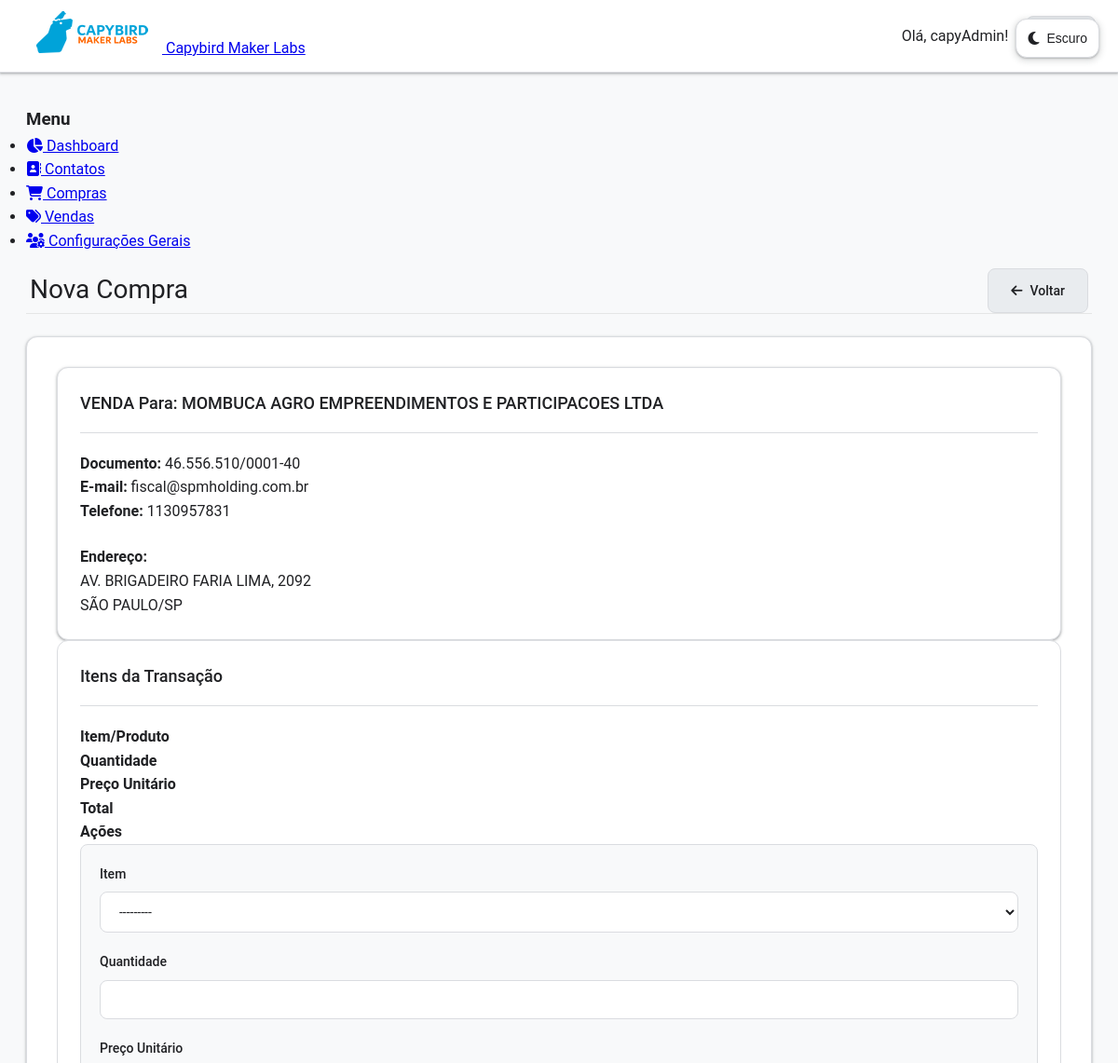
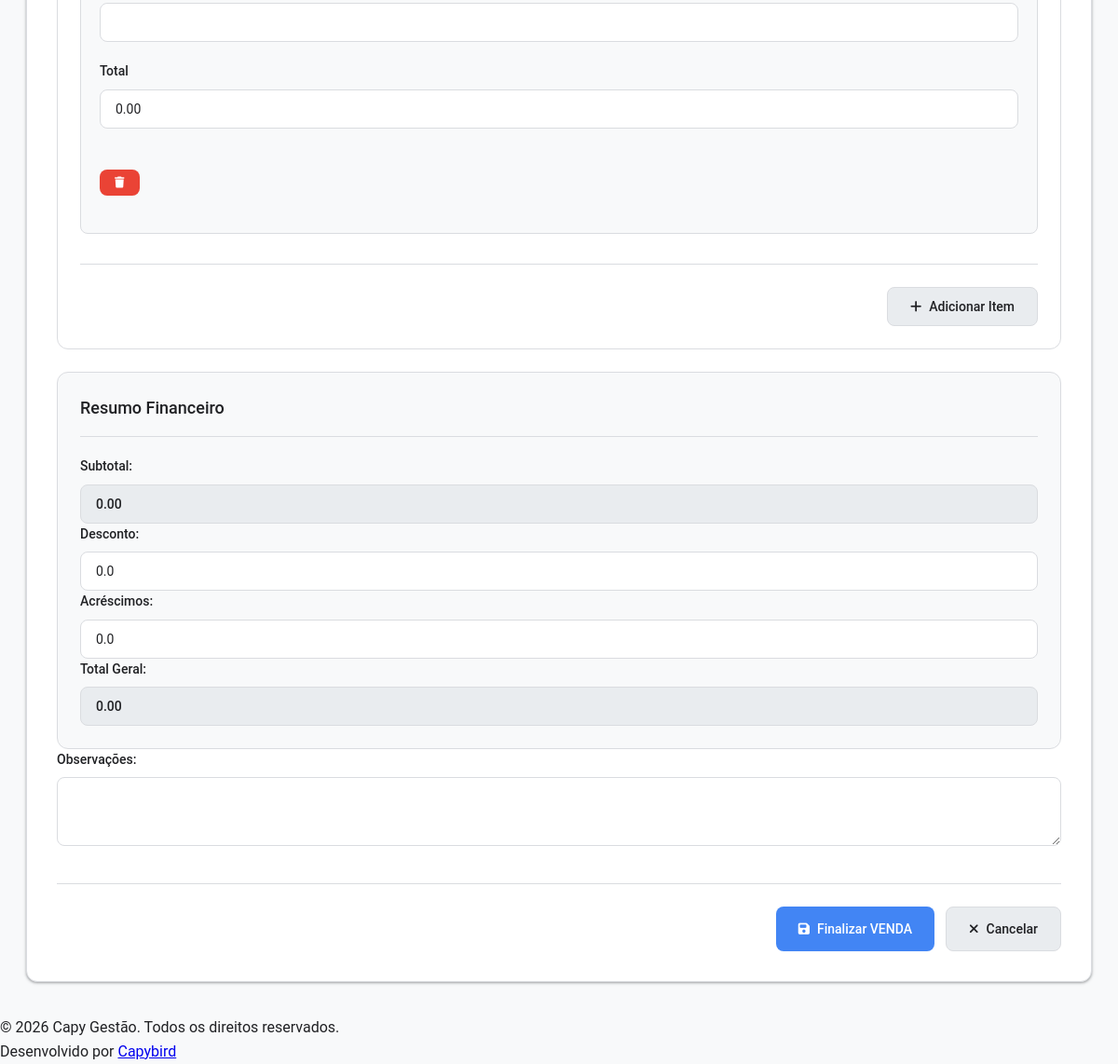
The page /VENDAS/14/nova/ (signed in) on the database its author committed (2 pictures, top to bottom).
### contacts/models.py (models this page shows, shortened)
class Contact(models.Model):
    class PersonType(models.TextChoices):
        INDIVIDUAL = "PF", _("Pessoa Física")
        LEGAL = "PJ", _("Pessoa Jurídica")
    class OrganizationType(models.TextChoices):
        SYSTEM_HOLDER = "HOLDER", _("Gestor do Sistema")  # A sua empresa
        CLIENT = "CLIENT", _("Cliente")  # As empresas clientes
        OTHER = "OTHER", _("Outro")  # Outros tipos de contato PJ
    name = models.CharField(max_length=255, verbose_name=_("Nome Completo"))
    email = models.EmailField(max_length=255, unique=True)
    phone = models.CharField(
        max_length=20,
        blank=True,
        null=True,
        verbose_name=_("Telefone"),
        validators=[
            RegexValidator(
                regex=r'^\+?1?\d{9,15}$',
                message=_("O número de telefone deve estar no formato: '+999999999'. Até 15 dígitos permitidos.")
            )
        ]
    )
    person_type = models.CharField(
        max_length=2,
        choices=PersonType.choices,
        default=PersonType.INDIVIDUAL,
        verbose_name=_("Tipo de Pessoa"),
        db_index=True,
    )
    document = models.CharField(
        max_length=18,
        unique=True,
        blank=True,
        null=True,
        verbose_name=_("CPF/CNPJ"),
        db_index=True,
    )
    is_active = models.BooleanField(default=True, verbose_name=_("Ativo"))
    user = models.OneToOneField(
        User,
        on_delete=models.SET_NULL,
        null=True,
        blank=True,
        verbose_name=_("Usuário Associado"),
        related_name="contact_profile",
    )
    company = models.ForeignKey(
        "self",
        on_delete=models.SET_NULL,
        null=True,
        blank=True,
        verbose_name="Empresa Associada (PJ)",
        limit_choices_to={
            "person_type": "PJ"
        },  # Garante que só PJs possam ser selecionadas aqui
    )
    created_at = models.DateTimeField(auto_now_add=True)
    updated_at = models.DateTimeField(auto_now=True)
    class Meta:
        verbose_name = "Contato"
        verbose_name_plural = "Contatos"
        ordering = ["name"]
    class OrganizationType(models.TextChoices):
        SYSTEM_HOLDER = "HOLDER", "Gestor do Sistema"  # A sua empresa
        CLIENT = "CLIENT", "Cliente"  # As empresas clientes
        OTHER = "OTHER", "Outro"  # Outros tipos de contato PJ
    organization_type = models.CharField(
        max_length=10,
        choices=OrganizationType.choices,
        default=OrganizationType.OTHER,
        verbose_name="Classificação da Organização",
        blank=True,
    )
    logo = models.ImageField(
        upload_to="logos/", null=True, blank=True, verbose_name="Logomarca da Empresa"
    )

class Address(models.Model):
    contact = models.ForeignKey(
        "Contact", related_name="addresses", on_delete=models.CASCADE
    )
    type_address = models.CharField(
        max_length=50,
        choices=[
            ("residential", "Residencial"),
            ("commercial", "Comercial"),
            ("billing", "Cobrança"),
            ("shipping", "Entrega"),
        ],
        default="Comercial",
        verbose_name="Tipo de Endereço",
    )
    street = models.CharField(max_length=255, verbose_name="Logradouro")
    number = models.CharField(max_length=20, verbose_name="Número")
    complement = models.CharField(
        max_length=100, blank=True, null=True, verbose_name="Complemento"
    )
    neighborhood = models.CharField(max_length=100, verbose_name="Bairro")
    city = models.CharField(max_length=100, verbose_name="Cidade")
    state = models.CharField(max_length=2, verbose_name="UF")  # Sigla do estado, ex: SP
    zip_code = models.CharField(max_length=9, verbose_name="CEP")  # Formato 12345-678
    country = models.CharField(max_length=50, default="Brasil", verbose_name="País")
    class Meta:
        verbose_name = "Endereço"
        verbose_name_plural = "Endereços"
        ordering = ["type_address", "city", "neighborhood"]

### transactions/views.py (the view, shortened to what this page needs)
class TransactionCreateView(LoginRequiredMixin, CreateView):
    model = Transaction
    form_class = TransactionForm
    template_name = "transactions/transaction_form.html"
    def get_context_data(self, **kwargs):
        context = super().get_context_data(**kwargs)
        ttype = self.kwargs["transaction_type"]
        contact_pk = self.kwargs["contact_pk"]
        contact = get_object_or_404(Contact, pk=contact_pk)
        context["contact"] = contact
        context["transaction_type"] = ttype
        context["title"] = "Nova Venda" if ttype == "vendas" else "Nova Compra"
        if self.request.POST:
            context["formset"] = TransactionItemFormSet(
                self.request.POST, prefix="items"
            )
        else:
            context["formset"] = TransactionItemFormSet(prefix="items")
        return context
    def get_form(self, form_class=None):
        form = super().get_form(form_class)
        form.fields.pop("contact", None)
        return form

### transactions/forms.py
class TransactionForm(forms.ModelForm):
    class Meta:
        model = Transaction
        fields = ["contact", "notes", "discount", "additions"]
        widgets = {
            "contact": forms.Select(attrs={"class": "form-control"}),
            "notes": forms.Textarea(attrs={"class": "form-control", "rows": 3}),
            "discount": forms.NumberInput(
                attrs={"class": "form-control total-field", "id": "discount"}
            ),
            "additions": forms.NumberInput(
                attrs={"class": "form-control total-field", "id": "additions"}
            ),
        }

### core_app/context_processors.py (called while the page is built, shortened)
def system_branding_processor(request):
    HOLDER_CACHE_KEY = "system_holder_branding"
    holder_data = cache.get(HOLDER_CACHE_KEY)
    if not holder_data:
        try:
            system_holder = Contact.objects.get(
                organization_type=Contact.OrganizationType.SYSTEM_HOLDER
            )
            holder_data = {
                "system_holder_name": system_holder.name,
                "system_holder_logo": system_holder.logo,
            }
            cache.set(HOLDER_CACHE_KEY, holder_data, 3600)
        except Contact.DoesNotExist:
            holder_data = {
                "system_holder_name": "CAPY GESTÃO",
                "system_holder_logo": None,
            }
    return holder_data

### inventory/models.py (called while the page is built)
    def __str__(self):
        return self.name

### templates/transactions/transaction_form.html (shortened to what this page needs)
{% extends 'app_base.html' %}
{% block app_content %}
<div class="management-header">
    <h1>{{ title }}</h1>
    <div class="management-actions">
        <a href="{% url 'contact_selection' transaction_type=transaction_type %}" class="btn btn-secondary">
            <i class="fas fa-arrow-left"></i> Voltar
        </a>
    </div>
</div>
<form method="post" class="form-container">
    <div class="detail-card">
        <div class="card-header">
            <h3>{{ transaction_type|slice:":-1"|capfirst }} Para: {{ contact.name }}</h3>
        </div>
        <div class="detail-grid">
            <div>
                <p><strong>Documento:</strong> {{ contact.document|default:"-" }}</p>
                <p><strong>E-mail:</strong> {{ contact.email }}</p>
                <p><strong>Telefone:</strong> {{ contact.phone|default:"-" }}</p>
            </div>
            {% with contact.addresses.first as address %}
                {% if address %}
                <div>
                    <p><strong>Endereço:</strong></p>
                    <p>{{ address.street }}, {{ address.number }}</p>
                    <p>{{ address.city }}/{{ address.state }}</p>
                </div>
                {% endif %}
            {% endwith %}
        </div>
    </div>
    <div class="formset-container">
        <div class="card-header">
            <h3>Itens da Transação</h3>
        </div>
        <div class="item-header">
            <div class="item-header-grid">
                <div><strong>Item/Produto</strong></div>
                <div><strong>Quantidade</strong></div>
                <div><strong>Preço Unitário</strong></div>
                <div><strong>Total</strong></div>
                <div><strong>Ações</strong></div>
            </div>
        </div>
        <div id="item-formset">
            {% for form in formset %}
            <div class="item-row">
                <div class="item-fields">
                    <div class="form-group">
                        <label>{{ form.item.label }}</label>
                        {{ form.item }}
                    </div>
                    <div class="form-group">
                        <label>{{ form.quantity.label }}</label>
                        {{ form.quantity }}
                    </div>
                    <div class="form-group">
                        <label>{{ form.unit_price.label }}</label>
                        {{ form.unit_price }}
                    </div>
                    <div class="form-group">
                        <label>Total</label>
                        <input type="text" class="form-control item-total" readonly>
                    </div>
                    <div class="form-group">
                        {% if form.instance.pk %}
                            <label>Excluir</label>
                            <div class="delete-form">
                                {{ form.DELETE }}
                                <label for="{{ form.DELETE.id_for_label }}">Remover</label>
                            </div>
                        {% else %}
                            <button type="button" class="btn btn-danger btn-sm remove-item" style="margin-top: 24px;">
                                <i class="fas fa-trash"></i>
                            </button>
                        {% endif %}
                    </div>
                </div>
            </div>
            {% endfor %}
        </div>
        <div class="form-actions">
            <button type="button" id="add-item-btn" class="btn btn-secondary">
                <i class="fas fa-plus"></i> Adicionar Item
            </button>
        </div>
    </div>
    <div class="totals-section">
        <div class="card-header">
            <h3>Resumo Financeiro</h3>
        </div>
        <div class="totals-grid">
            <div class="total-item">
                <label for="subtotal">Subtotal:</label>
                <input type="text" id="subtotal" class="form-control" readonly>
            </div>
            <div class="total-item">
                {{ form.discount.label_tag }}
                {{ form.discount }}
            </div>
            <div class="total-item">
                {{ form.additions.label_tag }}
                {{ form.additions }}
            </div>
            <div class="total-item grand-total">
                <label for="grand-total">Total Geral:</label>
                <input type="text" id="grand-total" class="form-control" readonly>
            </div>
        </div>
    </div>
    <div class="form-group">
        {{ form.notes.label_tag }}
        {{ form.notes }}
    </div>
    <div class="form-actions">
        <button type="submit" class="btn btn-primary">
            <i class="fas fa-save"></i> Finalizar {{ transaction_type|slice:":-1"|capfirst }}
        </button>
        <a href="{% url 'contact_selection' transaction_type=transaction_type %}" class="btn btn-secondary">
            <i class="fas fa-times"></i> Cancelar
        </a>
    </div>
</form>
{% endblock %}

### templates/base.html (shortened to what this page needs)
{% load static %}
<!DOCTYPE html>
<html lang="pt-br" data-theme="light">
<head>
    <link rel="stylesheet" href="{% static 'css/style.css' %}">
    <link rel="stylesheet" href="https://cdnjs.cloudflare.com/ajax/libs/font-awesome/6.5.0/css/all.min.css">
</head>
<body>
    <header>
        <nav class="navbar">
            <div class="text-2xl font-bold tracking-wide text-center">
            <a href="{% url 'home' %}">
                {% if system_holder_logo %}
                    <img src="{{ system_holder_logo.url }}" alt="Logo de {{ system_holder_name }}" class="client-logo-img">
                    <span class="system-name-small">{{ system_holder_name }}</span>
                {% else %}
                    <strong class="text-blue-400">{{ system_holder_name|default:"CAPY GESTÃO" }}</strong>
                {% endif %}
            </a>
            </div>
            <div class="nav-menu">
                {% if user.is_authenticated %}
                    <span>Olá, {{ user.username }}!</span>
                    <form class="logout-form" action="{% url 'logout' %}" method="post">
                        <button type="submit" class="btn btn-secondary">Sair</button>
                    </form>
                {% else %}
					<a href="{% url 'login' %}" class="btn btn-primary">Entrar</a>
                {% endif %}
            </div>
        </nav>
    </header>
    <main class="container">
        {% block content %}
        {% endblock %}
    </main>
    <button class="theme-toggle" id="themeToggle" title="Alternar tema">
        <i class="theme-toggle-icon fas fa-moon" id="themeIcon"></i>
        <span id="themeText">Escuro</span>
    </button>
    <footer>
        <div class="mt-auto text-sm text-gray-400">
            <p>© 2026 Capy Gestão. Todos os direitos reservados.</p>
            <p>Desenvolvido por <a href="https://www.capybird.com.br" class="text-blue-400">Capybird</a></p>
        </div>
    </footer>
</body>
</html>

### rows shown on the page
Contact: name "Capybird Maker Labs"
Contact: name "MOMBUCA AGRO EMPREENDIMENTOS E PARTICIPACOES LTDA", document "46.556.510/0001-40", email "fiscal@spmholding.com.br", phone "1130957831"
Address: street "AV. BRIGADEIRO FARIA LIMA", number "2092", city "SÃO PAULO", state "SP"

### other values the page prints
{{ user.username }} "capyAdmin"
{{ title }} "Nova Compra"
{{ transaction_type|slice:":-1"|capfirst }} "VENDA"
